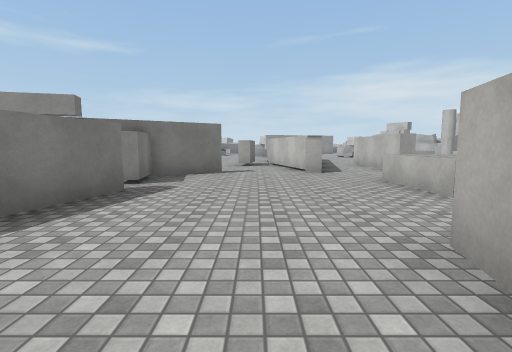
View 1 (above)

24 first-person views from a walk through a scene from a Unity 3-D project. The camera is 1.3 m above the floor, tilts 6° down and sees 85° across. The floor is counted in squares, 2 m on a side. Each view is taken from the middle of a square. On the plan, view 1 faces up. The plan holds only what a view shows up to about 9 squares ahead; the rest is blank. The place goes on beyond the plan. The player character is not drawn. Surface patterns are stand-ins for the level's own textures.

View 2
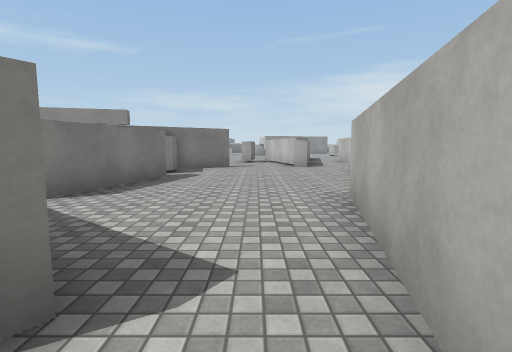

View 3
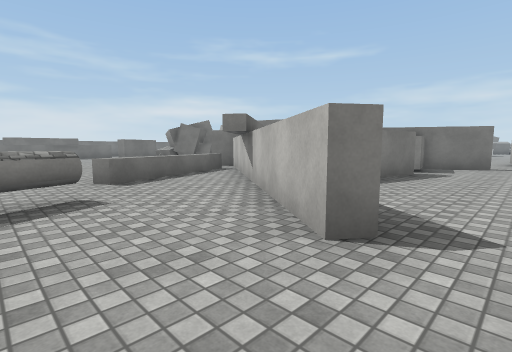

View 4
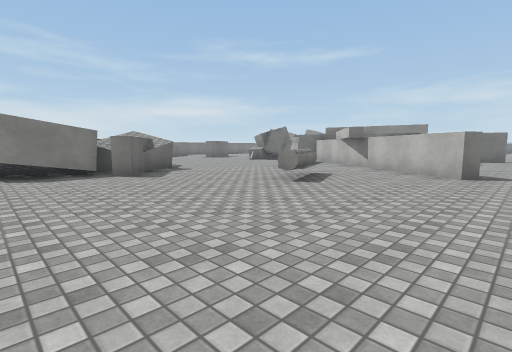

View 5
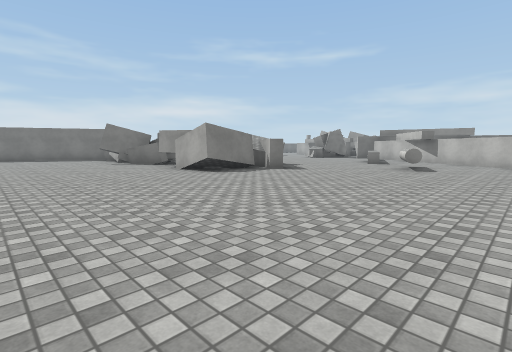

View 6
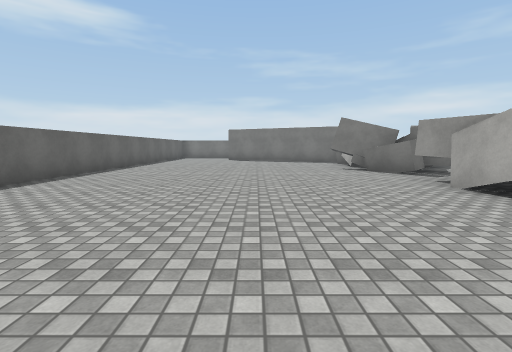

View 7
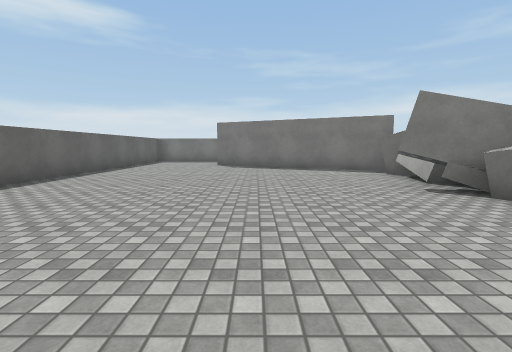

View 8
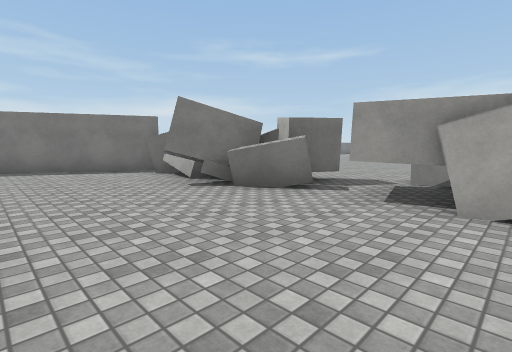

View 9
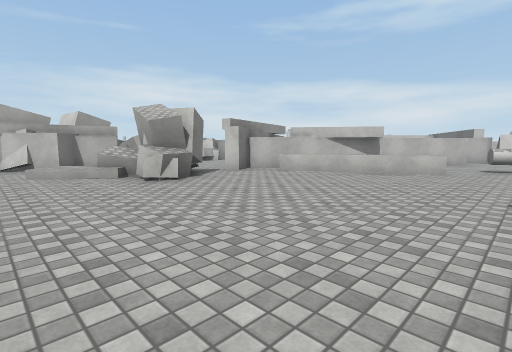

View 10
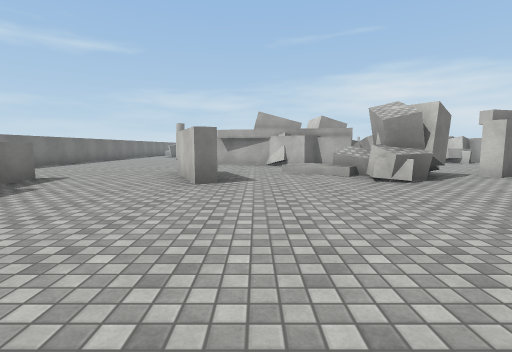

View 11
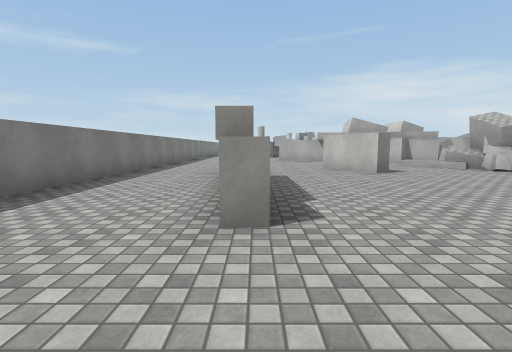

View 12
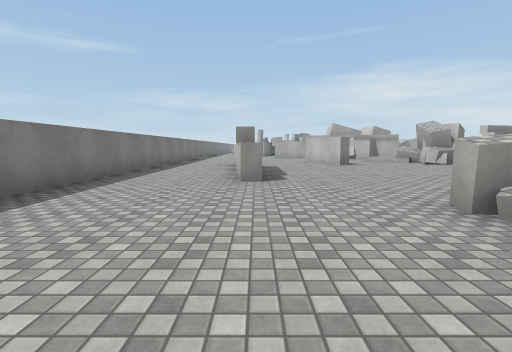

View 13
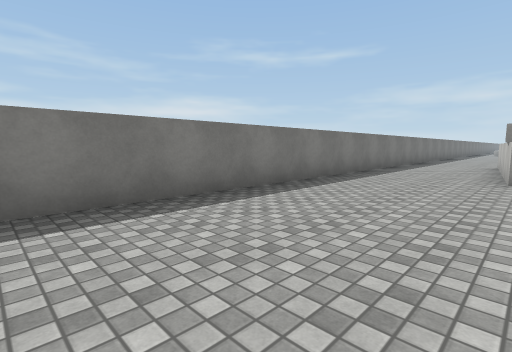

View 14
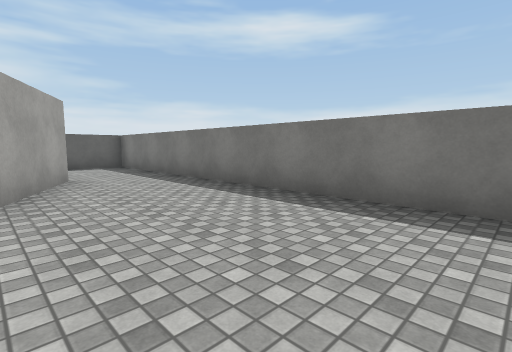

View 15
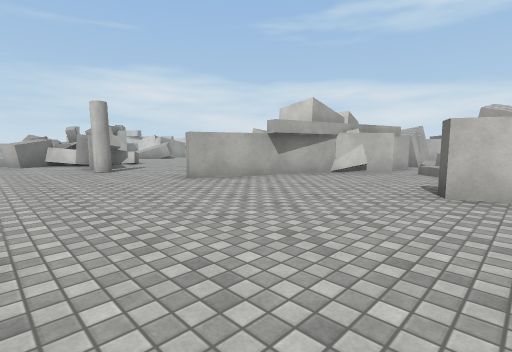

View 16
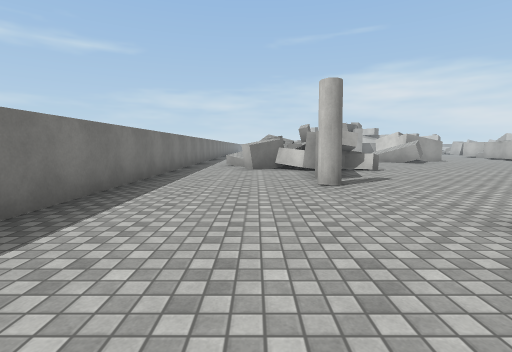

View 17
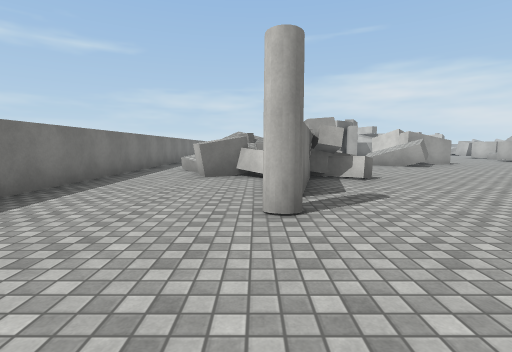

View 18
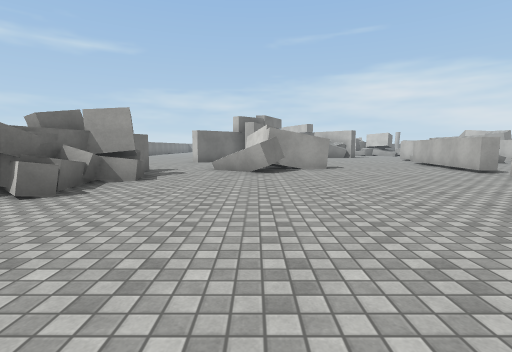

View 19
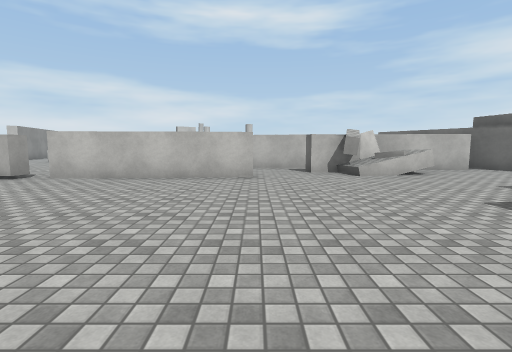

View 20
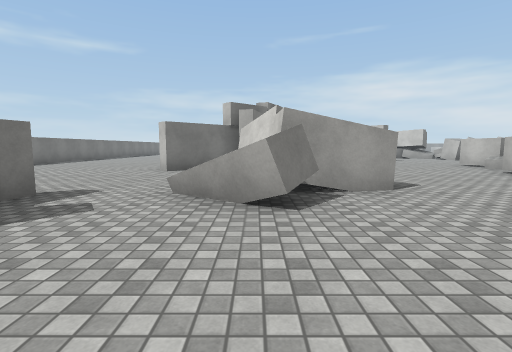

View 21
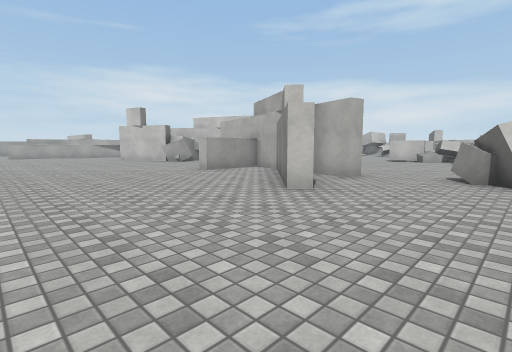

View 22
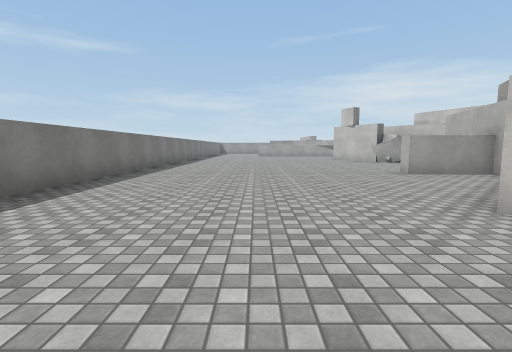

View 23
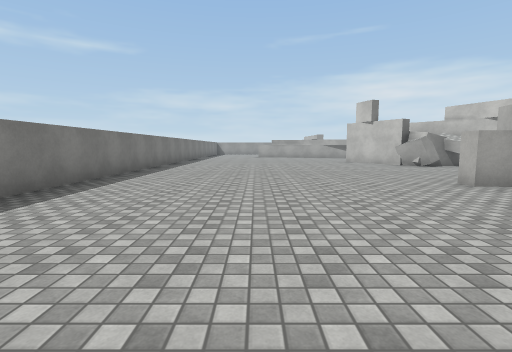

View 24
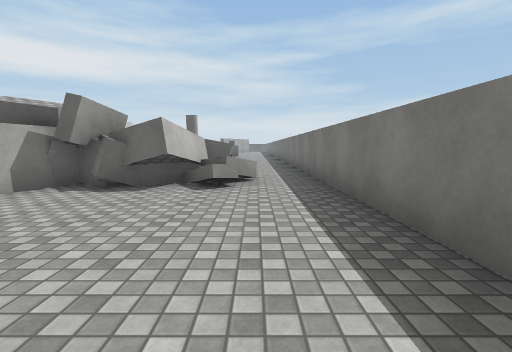

### Floor plan
Points are (right, up) in squares from view 1. A wall is a line through its corners. A room is listed if a view was taken in it or the views show most of it. See-through windows are left out.
Room 1 (view 1)
walls: (-2, 4.1) (-2.7, 1.4); (-0.7, 7) (-2.3, 6.1) (-2, 4.8); (1.6, 6.9) (1.2, 7); (0.5, -1.5) (1.3, 1.9)
ways out: opening at (0, -0.5) to room 2; opening at (0, 7)
Room 2 (views 2, 3, 4, 5, 6, 7, 8, 9, 10, 11, 12, 13, 14, 15, 16, 17, 18, 19, 20, 21, 22, 23, 24)
walls: (-12.1, 6) (-12.5, 6.6) (-15.9, 8) (-15.7, 8.4); (-10, 5.6) (-11, 6) (-11.5, 5.6) (-12.6, 6.6); (-8.8, 5.7) (-9.5, 5.7); (-13.6, 2) (-14, 1.8) (-14.9, 3.8) (-14.5, 3.9); (-9.7, 2.3) (-10.5, 2.5) (-10, 4.2); (-7, 3.3) (-7.9, 2.8) (-8.1, 3.2); (-4.6, 5.2) (-3.6, 5.7); (-4.2, 5.9) (-3.9, 8.5); (-5.5, 9.5) (-5.4, 9.8); (-20.2, 6.1) (-20.2, -15.2) (-18.8, -15.2); (-4.8, 9.6) (-5, 10.6); (-17, -2.1) (-17.5, -2.1); (-6.1, 12) (-6.3, 16.3); (-16.9, -2.8) (-17.3, -2.8) (-17.7, 0.8); (-16.7, 13.5) (-17.5, 14.3); (-7.8, -3.8) (-7, -5.1); (-7.7, -4.5) (-6.3, -5.6) (-6.5, -5.9); (-15.5, 15.5) (-16.4, 11.6); (-7.1, -5.9) (-7, -7.8) (-8.8, -7.7); (-17.8, 15.6) (-17.6, 16.7); (-11.2, 17.4) (-11.8, 16.7) (-12.5, 17.2); (-0.7, -0.9) (-1, -1.3) (-7.2, 3.1); (-14.2, -7.7) (-14.7, -8); (-12.1, -8) (-12.4, -8.8); (-6.5, 16.8) (-6.2, 19.1); (-8.6, -7.6) (-9.7, -7.8); (-15.5, -7.6) (-17.1, -10.8); (-9.7, 18.3) (-11.6, 17.9); (-12.2, 19.6) (-11.5, 20.2); (-12, 21.6) (-12.5, 21.8) (-12.2, 22.9); (-5.9, 20.5) (-5.9, 21); (-20.2, 19.8) (-20.2, 8.4); (-12.6, 23.1) (-14.4, 21.4) (-14.6, 21.7) (-12, 24.1); (-18.2, -12.2) (-17.1, -10); (-4.8, 22.4) (-4.9, 23.1); (-11.8, 24.3) (-11.5, 25.4) (-13.4, 25.5) (-13.4, 26); (-17.1, -15.2) (-8.6, -15.2); (-20.2, 30) (-20.2, 22.5)
low walls: (-6.7, 2.2) (-5.1, -1.4) (-5.5, -1.6) (-7, 2.1); (-17.9, 15.8) (-17.5, 16.1); (-19.1, 15.5) (-18.5, 16.1); (-11.7, -7.8) (-12.1, -8.2); (-13.1, -7.9) (-14.2, -7.9); (-18.8, 16.3) (-18.4, 16.7)
ways out: opening at (0, -0.5) to room 1; opening at (-6, 10.7); gap at (-10, -7); gap at (-6, 16.5)
objects: other object (-18, 14) to (-18, 15); other object (-17, 11); other object (-17, 15); other object (-17, 16); other object (-16, 14) to (-15, 14); other object (-16, 16); other object (-15, -5) to (-14, -5); other object (-15, 15); other object (-15, 16); other object (-15, 17); other object (-12, 19) to (-11, 19); other object (-11, -8) to (-11, -7); other object (-11, -6); other object (-11, 2); other object (-10, 2); other object (-9, -5); other object (-9, 3); other object (-8, 6); other object (-5, 8); other object (-5, 9) to (-4, 9); other object (-5, 22); other object (-4, -4) to (-3, -2)

Where each view was taken, in squares from view 1:
view 1: 0 up, 0 right, facing up
view 2: 2 down, 0 right, facing up
view 3: 3 down, 0 right, facing up-left
view 4: 8 down, 0 right, facing up-left
view 5: 12 down, 1 left, facing up-left
view 6: 11 down, 4 left, facing left
view 7: 11 down, 8 left, facing left
view 8: 11 down, 8 left, facing up-left
view 9: 3 down, 13 left, facing up-right
view 10: 3 down, 13 left, facing up
view 11: 5 down, 17 left, facing up
view 12: 8 down, 17 left, facing up
view 13: 9 down, 17 left, facing up-left
view 14: 6 down, 17 left, facing down-left
view 15: 3 up, 19 left, facing up-right
view 16: 6 up, 18 left, facing up
view 17: 8 up, 17 left, facing up
view 18: 10 up, 12 left, facing up
view 19: 12 up, 12 left, facing right
view 20: 14 up, 12 left, facing up
view 21: 19 up, 18 left, facing up-right
view 22: 19 up, 17 left, facing up
view 23: 21 up, 17 left, facing up
view 24: 21 up, 19 left, facing down
